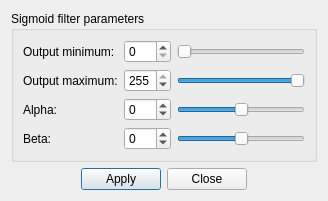
<?xml version="1.0" encoding="UTF-8"?>
<ui version="4.0">
 <class>SigmoidFilterDialog</class>
 <widget class="QDialog" name="SigmoidFilterDialog">
  <property name="geometry">
   <rect>
    <x>0</x>
    <y>0</y>
    <width>305</width>
    <height>184</height>
   </rect>
  </property>
  <property name="windowTitle">
   <string>Sigmoid filter</string>
  </property>
  <layout class="QVBoxLayout" name="verticalLayout">
   <item>
    <widget class="QGroupBox" name="groupBox">
     <property name="title">
      <string>Sigmoid filter parameters</string>
     </property>
     <layout class="QGridLayout" name="gridLayout">
      <item row="0" column="0">
       <widget class="QLabel" name="label">
        <property name="text">
         <string>Output minimum:</string>
        </property>
        <property name="buddy">
         <cstring>spinBoxMinimum</cstring>
        </property>
       </widget>
      </item>
      <item row="0" column="1">
       <widget class="QSpinBox" name="spinBoxMinimum">
        <property name="maximum">
         <number>255</number>
        </property>
       </widget>
      </item>
      <item row="0" column="2">
       <widget class="QSlider" name="horizontalSliderMinimum">
        <property name="minimumSize">
         <size>
          <width>128</width>
          <height>0</height>
         </size>
        </property>
        <property name="maximum">
         <number>255</number>
        </property>
        <property name="orientation">
         <enum>Qt::Horizontal</enum>
        </property>
       </widget>
      </item>
      <item row="1" column="0">
       <widget class="QLabel" name="label_2">
        <property name="text">
         <string>Output maximum:</string>
        </property>
        <property name="buddy">
         <cstring>spinBoxMaximum</cstring>
        </property>
       </widget>
      </item>
      <item row="1" column="1">
       <widget class="QSpinBox" name="spinBoxMaximum">
        <property name="maximum">
         <number>255</number>
        </property>
        <property name="value">
         <number>255</number>
        </property>
       </widget>
      </item>
      <item row="1" column="2">
       <widget class="QSlider" name="horizontalSliderMaximum">
        <property name="minimumSize">
         <size>
          <width>128</width>
          <height>0</height>
         </size>
        </property>
        <property name="maximum">
         <number>255</number>
        </property>
        <property name="value">
         <number>255</number>
        </property>
        <property name="orientation">
         <enum>Qt::Horizontal</enum>
        </property>
       </widget>
      </item>
      <item row="2" column="0">
       <widget class="QLabel" name="label_3">
        <property name="text">
         <string>Alpha:</string>
        </property>
        <property name="buddy">
         <cstring>spinBoxAlpha</cstring>
        </property>
       </widget>
      </item>
      <item row="2" column="1">
       <widget class="QSpinBox" name="spinBoxAlpha">
        <property name="minimum">
         <number>-80</number>
        </property>
        <property name="maximum">
         <number>80</number>
        </property>
       </widget>
      </item>
      <item row="2" column="2">
       <widget class="QSlider" name="horizontalSliderAlpha">
        <property name="minimumSize">
         <size>
          <width>128</width>
          <height>0</height>
         </size>
        </property>
        <property name="minimum">
         <number>-80</number>
        </property>
        <property name="maximum">
         <number>80</number>
        </property>
        <property name="orientation">
         <enum>Qt::Horizontal</enum>
        </property>
       </widget>
      </item>
      <item row="3" column="0">
       <widget class="QLabel" name="label_4">
        <property name="text">
         <string>Beta:</string>
        </property>
        <property name="buddy">
         <cstring>spinBoxBeta</cstring>
        </property>
       </widget>
      </item>
      <item row="3" column="1">
       <widget class="QSpinBox" name="spinBoxBeta">
        <property name="minimum">
         <number>-80</number>
        </property>
        <property name="maximum">
         <number>80</number>
        </property>
       </widget>
      </item>
      <item row="3" column="2">
       <widget class="QSlider" name="horizontalSliderBeta">
        <property name="minimumSize">
         <size>
          <width>128</width>
          <height>0</height>
         </size>
        </property>
        <property name="minimum">
         <number>-80</number>
        </property>
        <property name="maximum">
         <number>80</number>
        </property>
        <property name="orientation">
         <enum>Qt::Horizontal</enum>
        </property>
       </widget>
      </item>
     </layout>
    </widget>
   </item>
   <item>
    <layout class="QHBoxLayout" name="horizontalLayout">
     <item>
      <spacer name="horizontalSpacer">
       <property name="orientation">
        <enum>Qt::Horizontal</enum>
       </property>
       <property name="sizeHint" stdset="0">
        <size>
         <width>40</width>
         <height>20</height>
        </size>
       </property>
      </spacer>
     </item>
     <item>
      <widget class="QPushButton" name="pushButtonApply">
       <property name="text">
        <string>Apply</string>
       </property>
      </widget>
     </item>
     <item>
      <widget class="QPushButton" name="pushButtonClose">
       <property name="text">
        <string>Close</string>
       </property>
      </widget>
     </item>
     <item>
      <spacer name="horizontalSpacer_2">
       <property name="orientation">
        <enum>Qt::Horizontal</enum>
       </property>
       <property name="sizeHint" stdset="0">
        <size>
         <width>40</width>
         <height>20</height>
        </size>
       </property>
      </spacer>
     </item>
    </layout>
   </item>
  </layout>
 </widget>
 <resources/>
 <connections>
  <connection>
   <sender>horizontalSliderAlpha</sender>
   <signal>valueChanged(int)</signal>
   <receiver>spinBoxAlpha</receiver>
   <slot>setValue(int)</slot>
   <hints>
    <hint type="sourcelabel">
     <x>190</x>
     <y>108</y>
    </hint>
    <hint type="destinationlabel">
     <x>129</x>
     <y>112</y>
    </hint>
   </hints>
  </connection>
  <connection>
   <sender>horizontalSliderBeta</sender>
   <signal>valueChanged(int)</signal>
   <receiver>spinBoxBeta</receiver>
   <slot>setValue(int)</slot>
   <hints>
    <hint type="sourcelabel">
     <x>187</x>
     <y>140</y>
    </hint>
    <hint type="destinationlabel">
     <x>134</x>
     <y>141</y>
    </hint>
   </hints>
  </connection>
  <connection>
   <sender>spinBoxAlpha</sender>
   <signal>valueChanged(int)</signal>
   <receiver>horizontalSliderAlpha</receiver>
   <slot>setValue(int)</slot>
   <hints>
    <hint type="sourcelabel">
     <x>140</x>
     <y>109</y>
    </hint>
    <hint type="destinationlabel">
     <x>187</x>
     <y>112</y>
    </hint>
   </hints>
  </connection>
  <connection>
   <sender>spinBoxBeta</sender>
   <signal>valueChanged(int)</signal>
   <receiver>horizontalSliderBeta</receiver>
   <slot>setValue(int)</slot>
   <hints>
    <hint type="sourcelabel">
     <x>134</x>
     <y>143</y>
    </hint>
    <hint type="destinationlabel">
     <x>185</x>
     <y>143</y>
    </hint>
   </hints>
  </connection>
  <connection>
   <sender>pushButtonClose</sender>
   <signal>clicked()</signal>
   <receiver>SigmoidFilterDialog</receiver>
   <slot>close()</slot>
   <hints>
    <hint type="sourcelabel">
     <x>257</x>
     <y>224</y>
    </hint>
    <hint type="destinationlabel">
     <x>304</x>
     <y>224</y>
    </hint>
   </hints>
  </connection>
  <connection>
   <sender>spinBoxMinimum</sender>
   <signal>valueChanged(int)</signal>
   <receiver>horizontalSliderMinimum</receiver>
   <slot>setValue(int)</slot>
   <hints>
    <hint type="sourcelabel">
     <x>142</x>
     <y>38</y>
    </hint>
    <hint type="destinationlabel">
     <x>179</x>
     <y>38</y>
    </hint>
   </hints>
  </connection>
  <connection>
   <sender>spinBoxMaximum</sender>
   <signal>valueChanged(int)</signal>
   <receiver>horizontalSliderMaximum</receiver>
   <slot>setValue(int)</slot>
   <hints>
    <hint type="sourcelabel">
     <x>137</x>
     <y>68</y>
    </hint>
    <hint type="destinationlabel">
     <x>184</x>
     <y>68</y>
    </hint>
   </hints>
  </connection>
  <connection>
   <sender>horizontalSliderMinimum</sender>
   <signal>valueChanged(int)</signal>
   <receiver>spinBoxMinimum</receiver>
   <slot>setValue(int)</slot>
   <hints>
    <hint type="sourcelabel">
     <x>183</x>
     <y>39</y>
    </hint>
    <hint type="destinationlabel">
     <x>141</x>
     <y>40</y>
    </hint>
   </hints>
  </connection>
  <connection>
   <sender>horizontalSliderMaximum</sender>
   <signal>valueChanged(int)</signal>
   <receiver>spinBoxMaximum</receiver>
   <slot>setValue(int)</slot>
   <hints>
    <hint type="sourcelabel">
     <x>188</x>
     <y>74</y>
    </hint>
    <hint type="destinationlabel">
     <x>141</x>
     <y>74</y>
    </hint>
   </hints>
  </connection>
 </connections>
</ui>
